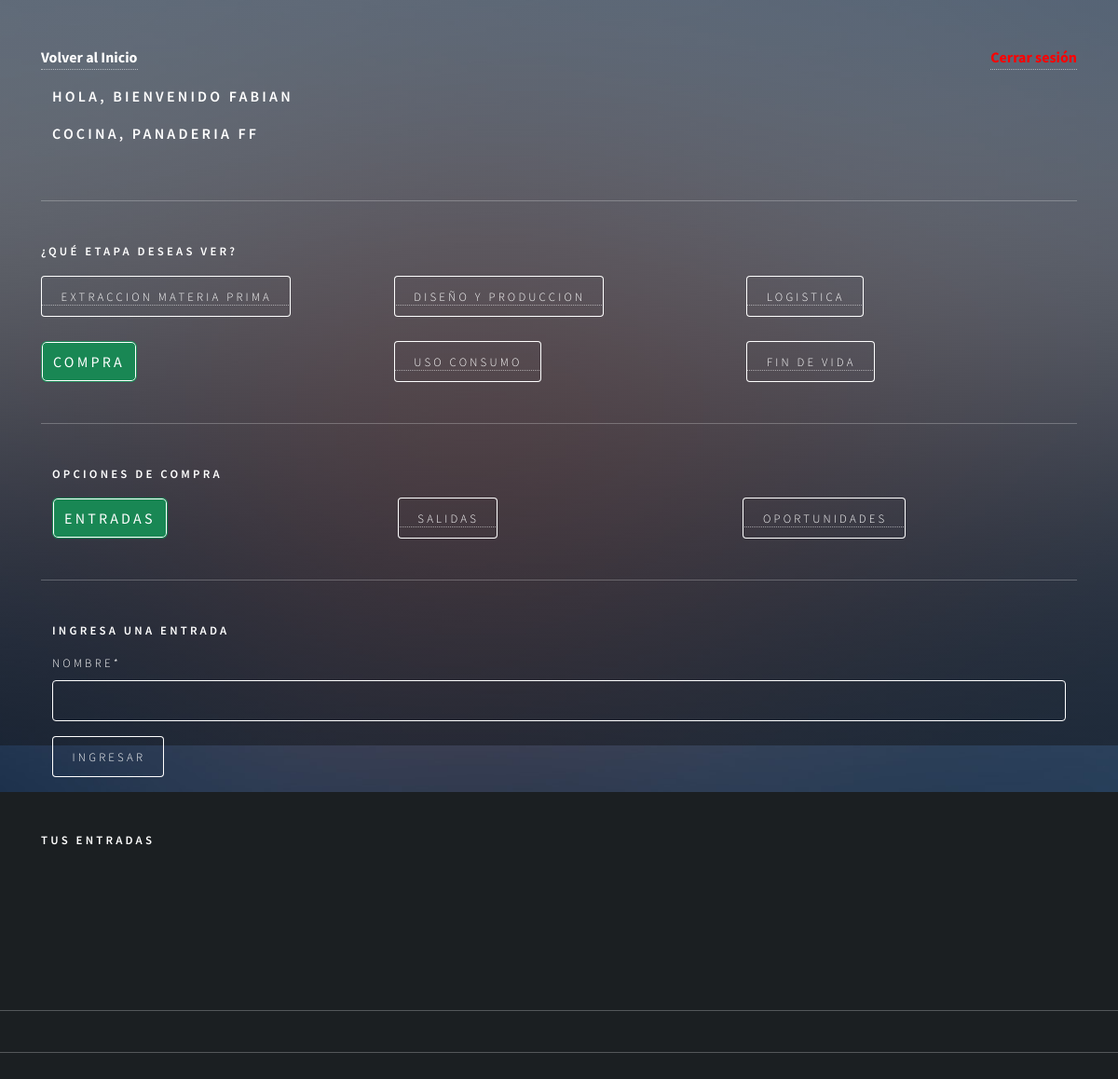
/agregar_entrada_compra (signed in), run on an earlier commit of the app's database.
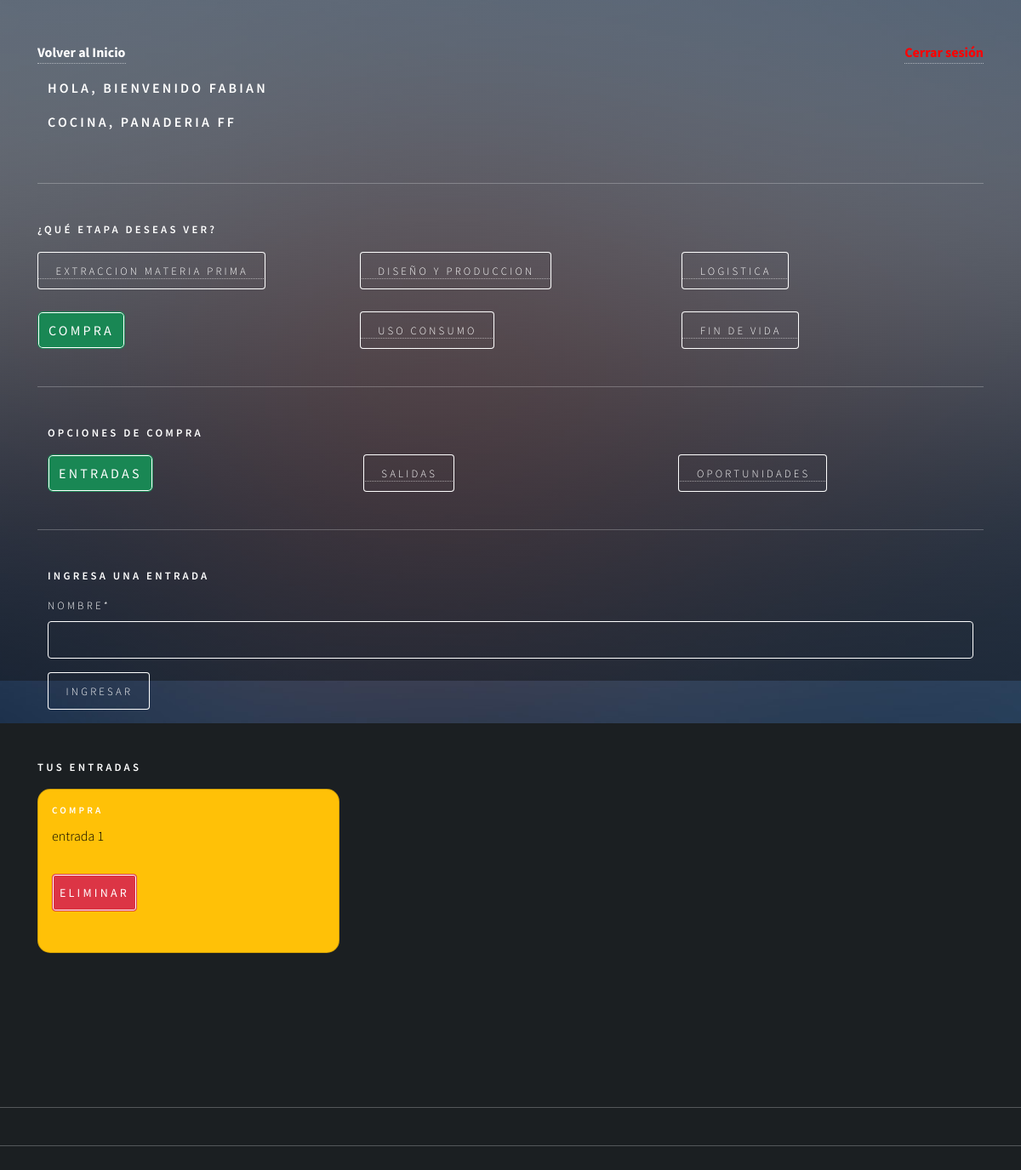
And on a later commit of the database.
### app/models.py (models this page shows, shortened)
class RegistroTrabajador(models.Model):
    usuario = models.ForeignKey(Usuario, on_delete=models.CASCADE)
    descripcion = models.TextField(max_length=160)
    id_area = models.ForeignKey(AreaEmpresa, on_delete=models.CASCADE)

class AreaEmpresa(models.Model):
    id_area = models.AutoField(primary_key=True)
    nombre  = models.CharField(max_length=20)
    productos = models.CharField(max_length=50)
    id_empresa = models.ForeignKey(Empresa, on_delete=models.CASCADE)
    calle = models.CharField(max_length=250)
    comuna = models.CharField(max_length=150)
    lat = models.IntegerField()
    long = models.IntegerField()
    def nombre_area(self):
        return "{}, {}". format(self.nombre, self.id_empresa)
    def __str__(self):
        return self.nombre_area()

class Empresa(models.Model):
    id_empresa = models.AutoField(primary_key=True)
    nombre  = models.CharField(max_length=20)
    calle = models.CharField(max_length=250)
    comuna = models.CharField(max_length=150)
    lat = models.IntegerField()
    long = models.IntegerField()
    def __str__(self):
        return self.nombre

class Entrada(models.Model):
    id_entrada = models.AutoField(primary_key=True)
    nombre  = models.CharField(max_length=50)
    fecha =  models.DateField(auto_now_add=True)
    etapa = models.ForeignKey(Etapa, on_delete=models.CASCADE)
    usuario =models.ForeignKey(Usuario, on_delete=models.CASCADE)
    id_area = models.ForeignKey(AreaEmpresa, on_delete=models.CASCADE)

class Etapa(models.Model):
    id_etapa = models.AutoField(primary_key=True)
    nombre  = models.CharField(max_length=50)
    fecha_inicio  = models.DateField()
    fecha_termino  = models.DateField()
    activo = models.BooleanField()
    def __str__(self):
        return self.nombre

### user/models.py (models this page shows, shortened)
class Usuario(AbstractUser):
    telefono = models.IntegerField(null=True)
    id_telegram = models.CharField(max_length=100, null=True, default=0)

### app/views.py (the view, shortened to what this page needs)
# urls.py: path('agregar_entrada_compra', agregarEntradaCompra, name="agregar_entrada_compra"),
def agregarEntradaCompra(request):
    if request.user.is_authenticated:
        registros = RegistroTrabajador.objects.filter(usuario=request.user)
        etapa = Etapa.objects.values_list("id_etapa", flat=True).filter(nombre="Compra")
        entradas = Entrada.objects.filter(usuario=request.user)
        areaTrabajador = RegistroTrabajador.objects.values_list("id_area", flat=True).filter(usuario = request.user)
        data = {
            'form': EntradaForm(),
            'registros': registros,
            'entradas': entradas
        }
        return render(request,'autodiagnostico/compra/entrada/agregar_entrada.html', data)
    else:
        return render(request, 'autodiagnostico/compra/entrada/agregar_entrada.html')

### app/forms.py
class EntradaForm(forms.ModelForm):
    class Meta:
        model = Entrada
        fields = 'nombre',

### app/templates/autodiagnostico/compra/entrada/agregar_entrada.html (shortened to what this page needs)
{% extends 'autodiagnostico/compra/home_compra.html' %}
{% load static %}
{% load crispy_forms_tags %}
{% block compra %}
<div class="container">
    <form action="" method="post">
        <h4>Ingresa una entrada</h4>
        {{form | crispy}}
        <div>
            <input type="submit" class="btn btn-primary" value="ingresar">
        </div>
    </form>
</div>
<br>
<h4>Tus entradas</h4>
<div class="row row-cols-1 row-cols-md-3 g-4">
    {% for p in entradas %}
    {% if p.etapa.nombre == "Compra" %}
        <div class="col">
            <div class="card text-bg-warning">
                <div class="card-body">
                    <h5 class="card-title">{{p.etapa}}</h5>
                    <p class="card-text">{{p.nombre}}</p>
                    <form action="{% url 'eliminar_entrada_compra' p.id_entrada %}" method="post"
                    style="margin-top:10px;">
                    <button type="submit" class="btn btn-danger btn-sm">Eliminar
                    </button>
                    </form>
                </div>
            </div>
        </div>
    {% endif %}
    {% endfor %}
</div>
{% endblock compra %}

### app/templates/autodiagnostico/auto_diagnostico.html (shortened to what this page needs)
{% load static %}
<!DOCTYPE HTML>
<html>
<head>
    <link href="https://cdn.jsdelivr.net/npm/bootstrap@5.2.0/dist/css/bootstrap.min.css" rel="stylesheet"
>
    <link rel="stylesheet" href="{% static 'css/main.css' %}" />
    <link rel="stylesheet" href="{% static 'css/style.css' %}">
</head>
<body class="is-preload">
    <div id="wrapper">
        <div class="container-sm">
            {% if user.is_authenticated %}
            <div class="d-flex justify-content-between align-items-center mb-3">
            <a id="home_admin" href="{% url 'home' %}">Volver al Inicio</a>  <a href="{% url 'logout' %}" id="cerrarSesion">Cerrar sesión</a>
            </div>
            {% if registros %}
            <div class="container-sm">
                <div class="row">
                    {% if user.is_staff %}
                    <h3>Bienvenido Administrador </h3>
                    <h3>{{ user.username }}</h3>
                    {% else %}
                        {% for i in registros %}
                            <h3>Hola, bienvenido {{user.username}}</h3>
                            <h3>{{i.id_area}}</h3>
                        {% endfor %}
                    {% endif %}
                </div>
            </div>
            <hr>
            <h4>¿Qué etapa deseas ver?</h4>
            <div class="row">
                <div class="col">
                    <a href="{% url 'extraccion_materiaPrima' %}"><button type="button" id="extraccion" class="selected">Extraccion
                            Materia Prima</button></a>
                </div>
                <div class="col">
                    <a href="{% url 'diseño_Produccion' %}"><button type="button" id="diseño">Diseño y
                            produccion</button></a>
                </div>
                <div class="col">
                    <a href="{% url 'logistica' %}"><button type="button" id="logistica">Logistica</button></a>
                </div>
            </div>
            <br>
            <div class="row">
                <div class="col">
                    <a href="{% url 'compra' %}"><button type="button" id="compra">Compra</button></a>
                </div>
                <div class="col">
                    <a href="{% url 'uso_consumo' %}"><button type="button" id="uso">Uso consumo</button></a>
                </div>
                <div class="col">
                    <a href="{% url 'fin_vida' %}"><button type="button" id="fin">Fin de vida</button></a>
                </div>
            </div>
            <hr>
            {% block body %}{% endblock %}
        </div>
        {% else %}
        <h1>Registra la empresa y el area a la que perteneces!!!!</h1>
        <a href="{% url 'agregar_Area' user.id  %}"><button type="button">Aqui</button></a>
        {% endif %}
        {% else %}
        <h1>Inicia Session</h1>
        <p>Para acceder a tu Auto Diagnostico </p>
        <a href="{% url 'login'  %}"><button type="button">Inicia Session</button></a>
        {% endif %}
    </div>
    <hr>
    <hr>
    <br>
    <br>
    <div id="bg"></div>
</body>
</html>

What changed in the data, as far as the page shows it:
added Entrada: etapa "COMPRA", nombre "entrada 1"
